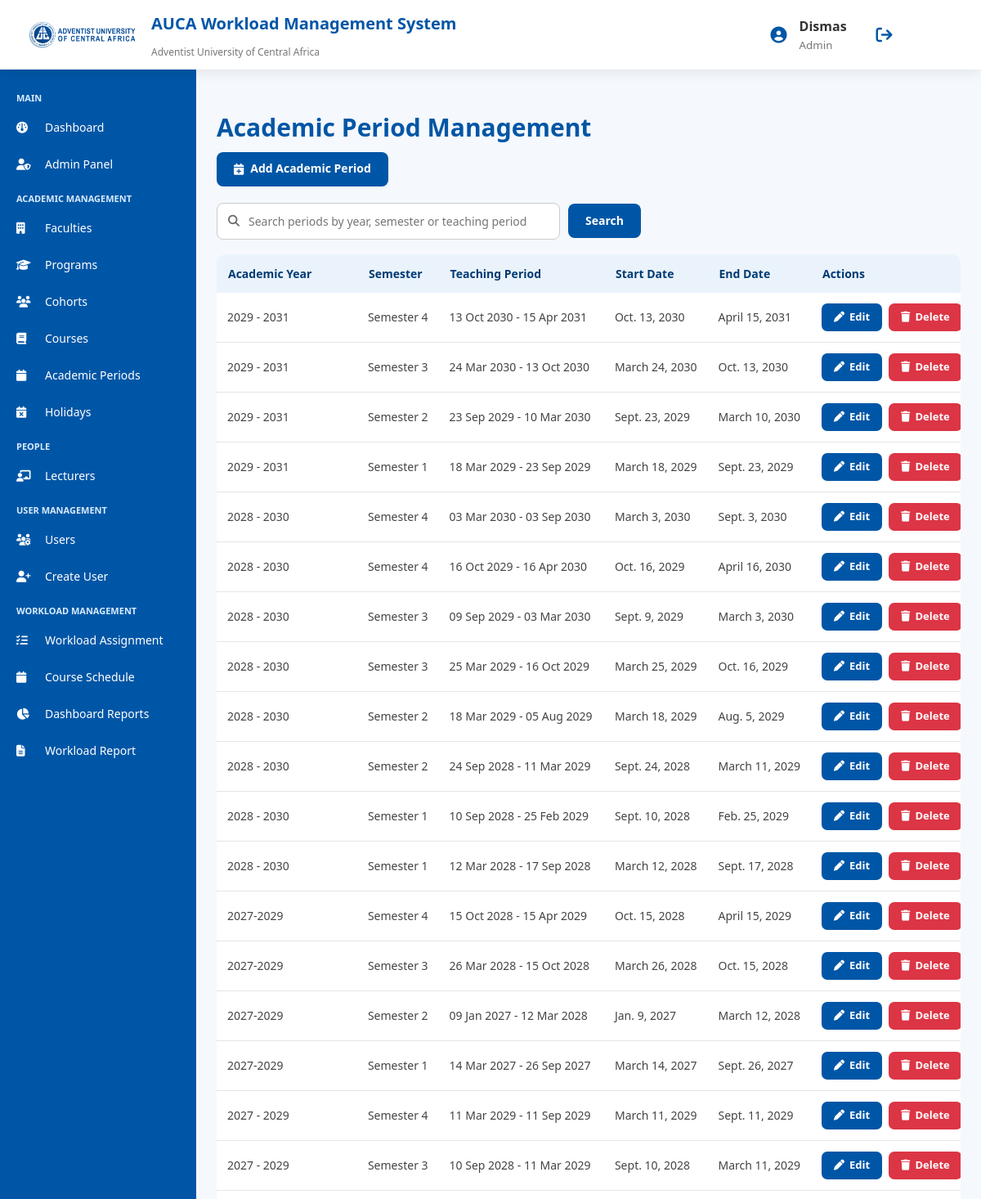
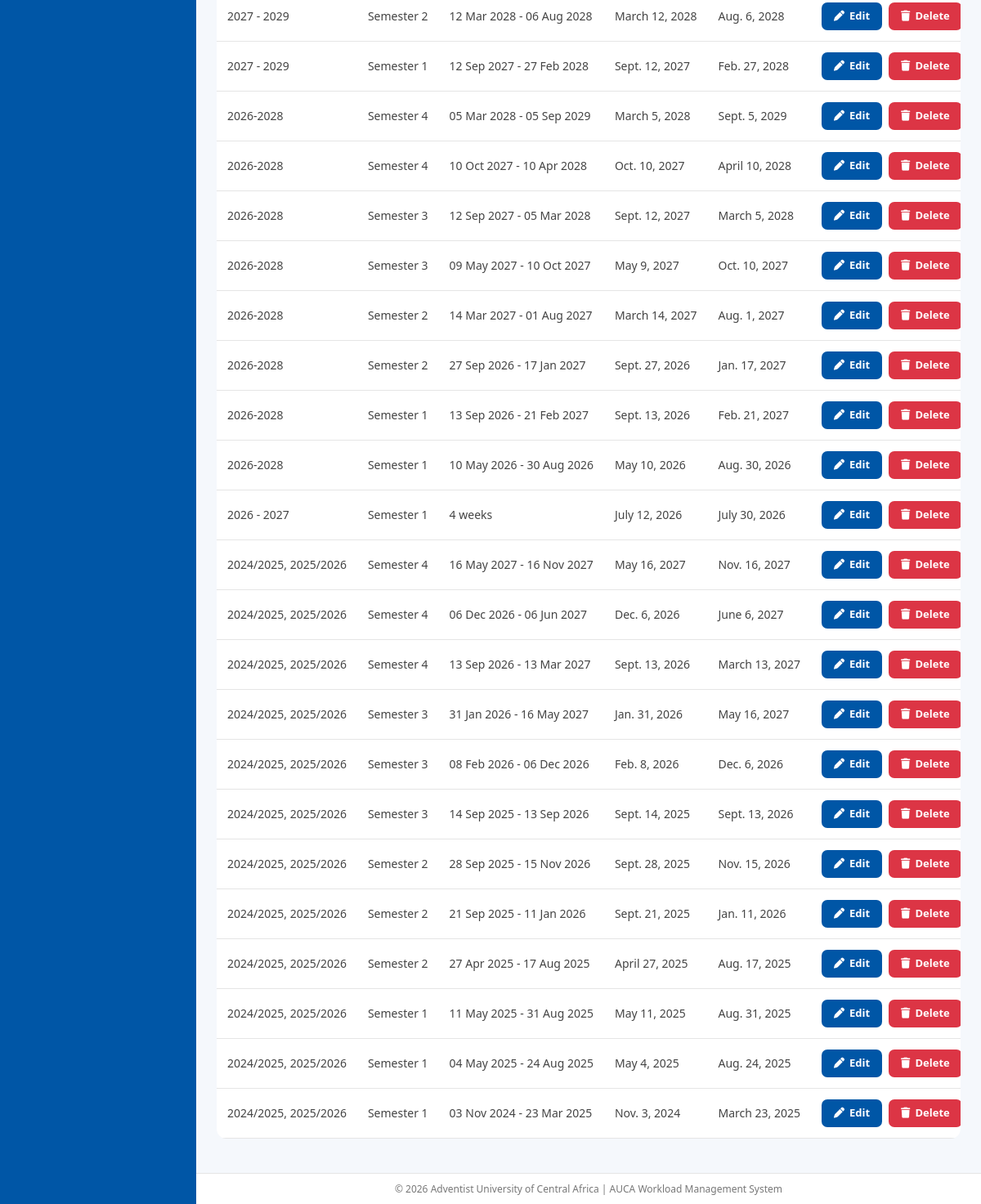
Screenshot of /academics/academic-periods/ (signed in) with the database file from the repository (2 pictures, top to bottom).
### accounts/models.py (models this page shows, shortened)
class User(AbstractUser):
    ROLE_CHOICES = [
        ('admin', 'Admin'),
        ('lecturer', 'Lecturer'),
        ('representative', 'Class Representative'),
    ]
    role = models.CharField(
        max_length=20,
        choices=ROLE_CHOICES,
        default='lecturer'
    )

### academics/models.py (models this page shows, shortened)
class AcademicPeriod(models.Model):
    cohort = models.ForeignKey(
        "academics.Cohort",
        on_delete=models.CASCADE,
        null=True,
        blank=True,
        related_name="academic_periods"
    )
    SEMESTER_CHOICES = [
        ("Semester 1", "Semester 1"),
        ("Semester 2", "Semester 2"),
        ("Semester 3", "Semester 3"),
        ("Semester 4", "Semester 4"),
    ]
    academic_year = models.CharField(
        max_length=20
    )
    semester = models.CharField(
        max_length=20,
        choices=SEMESTER_CHOICES
    )
    teaching_period = models.CharField(
        max_length=100
    )
    start_date = models.DateField()
    end_date = models.DateField()
    class Meta:
        ordering = [
            "-academic_year"
        ]
        unique_together = [
            (
                "academic_year",
                "semester",
                "cohort"
            )
        ]

### academics/views.py (the view)
@login_required
@admin_required
def academic_period_list(request):
    return searchable_list(
        request,
        AcademicPeriod.objects.all(),
        PERIOD_SEARCH_FIELDS,
        "academics/academic_periods.html",
        "periods",
        "Search periods by year, semester or teaching period"
    )

### academics/views.py (called while the page is built)
def searchable_list(request, queryset, fields, template, key, placeholder):
    context = search_context(
        request,
        placeholder=placeholder
    )
    filtered = search(
        queryset,
        context["search_query"],
        fields
    )
    context.update({
        key: filtered,
        "total_count": queryset.count(),
        "result_count": filtered.count(),
    })
    return render(
        request,
        template,
        context
    )

### common/search.py (called while the page is built, shortened)
def get_query(request, param="q"):
    return (request.GET.get(param) or "").strip()

def search(queryset, query, fields):
    if not query or not fields:
        return queryset

def search_context(request, param="q", placeholder="Search..."):
    query = get_query(request, param)
    return {
        "search_query": query,
        "search_param": param,
        "search_placeholder": placeholder,
        "is_searching": bool(query),
    }

### templates/academics/academic_periods.html (shortened to what this page needs)
{% extends 'base.html' %}
{% block content %}
<h2 class="page-title">
Academic Period Management
</h2>
<a href="{% url 'academics:academic_period_create' %}"
class="admin-dashboard-btn">
<i class="fa fa-calendar-plus"></i>
Add Academic Period
</a>
{% include "partials/search_box.html" %}
<div class="table-scroll">
<table class="modern-table">
<tr>
<th>
Academic Year
</th>
<th>
Semester
</th>
<th>
Teaching Period
</th>
<th>
Start Date
</th>
<th>
End Date
</th>
<th>
Actions
</th>
</tr>
{% for period in periods %}
<tr>
<td>
{{ period.academic_year }}
</td>
<td>
{{ period.semester }}
</td>
<td>
{{ period.teaching_period }}
</td>
<td>
{{ period.start_date }}
</td>
<td>
{{ period.end_date }}
</td>
<td>
<div class="table-actions">
<a href="{% url 'academics:academic_period_update' period.id %}"
class="edit-btn">
<i class="fa-solid fa-pen"></i>
Edit
</a>
<a href="{% url 'academics:academic_period_delete' period.id %}"
class="delete-link">
<i class="fa-solid fa-trash"></i>
Delete
</a>
</div>
</td>
</tr>
{% endfor %}
</table>
</div>
{% endblock %}

### templates/base.html (shortened to what this page needs)
{% load static %}
<!DOCTYPE html>
<html lang="en">
<head>
<link rel="stylesheet"
href="https://cdnjs.cloudflare.com/ajax/libs/font-awesome/6.5.0/css/all.min.css">
<link rel="stylesheet"
href="{% static 'css/style.css' %}">
</head>
<body>
<header class="top-header">
<div class="brand">
<img src="{% static 'images/AUCA Logo.png' %}" alt="AUCA Logo">
<div class="system-title">
<h1>AUCA Workload Management System</h1>
<p>Adventist University of Central Africa</p>
</div>
</div>
<div class="user-area">
<i class="fa-solid fa-circle-user"></i>
<div>
<strong>
{% if user.is_authenticated %}
{{ user.username }}
{% else %}
Guest
{% endif %}
</strong>
<br>
<small>
{% if user.is_authenticated %}
{{ user.role|title }}
{% else %}
System User
{% endif %}
</small>
</div>
{% if user.is_authenticated %}
<a href="{% url 'accounts:logout' %}" class="logout-btn">
<i class="fa fa-sign-out"></i>
</a>
{% endif %}
</div>
</header>
<aside class="sidebar">
<div class="menu-title">MAIN</div>
{% if user.is_superuser or user.role == "admin" %}
<a href="{% url 'admin_dashboard' %}">
<i class="fa fa-dashboard"></i>
Dashboard
</a>
<a href="{% url 'admin:index' %}">
<i class="fa fa-user-shield"></i>
Admin Panel
</a>
<div class="menu-title">ACADEMIC MANAGEMENT</div>
<a href="{% url 'academics:faculty_list' %}">
<i class="fa fa-building"></i>
Faculties
</a>
<a href="{% url 'academics:program_list' %}">
<i class="fa fa-graduation-cap"></i>
Programs
</a>
<a href="{% url 'academics:cohort_list' %}">
<i class="fa fa-users"></i>
Cohorts
</a>
<a href="{% url 'academics:course_list' %}">
<i class="fa fa-book"></i>
Courses
</a>
<a href="{% url 'academics:academic_period_list' %}">
<i class="fa fa-calendar"></i>
Academic Periods
</a>
<a href="{% url 'academics:holiday_list' %}">
<i class="fa fa-calendar-xmark"></i>
Holidays
</a>
<div class="menu-title">PEOPLE</div>
<a href="{% url 'academics:lecturer_list' %}">
<i class="fa fa-chalkboard-user"></i>
Lecturers
</a>
<div class="menu-title">USER MANAGEMENT</div>
<a href="{% url 'accounts:user_list' %}">
<i class="fa fa-users-cog"></i>
Users
</a>
<a href="{% url 'accounts:create_user' %}">
<i class="fa fa-user-plus"></i>
Create User
</a>
<div class="menu-title">WORKLOAD MANAGEMENT</div>
<a href="{% url 'workload:assignment' %}">
<i class="fa fa-list-check"></i>
Workload Assignment
</a>
<a href="{% url 'workload:master_calendar' %}">
<i class="fa fa-calendar"></i>
Course Schedule
</a>
<a href="{% url 'reports' %}">
<i class="fa fa-chart-pie"></i>
Dashboard Reports
</a>
<a href="{% url 'reports:workload_report' %}">
<i class="fa fa-file-lines"></i>
Workload Report
</a>
{% endif %}
</aside>
<main class="content">
{% block content %}
{% endblock %}
</main>
<footer class="footer">
    © <span id="current-year"></span> Adventist University of Central Africa |
    AUCA Workload Management System
</footer>
</body>
</html>

### rows the page displays
User: username "Dismas", role "Admin"
AcademicPeriod: academic_year "2029 - 2031", semester "Semester 4", teaching_period "13 Oct 2030 - 15 Apr 2031", start_date "Oct. 13, 2030", end_date "April 15, 2031"
AcademicPeriod: academic_year "2029 - 2031", semester "Semester 3", teaching_period "24 Mar 2030 - 13 Oct 2030", start_date "March 24, 2030", end_date "Oct. 13, 2030"
AcademicPeriod: academic_year "2029 - 2031", semester "Semester 2", teaching_period "23 Sep 2029 - 10 Mar 2030", start_date "Sept. 23, 2029", end_date "March 10, 2030"
AcademicPeriod: academic_year "2029 - 2031", semester "Semester 1", teaching_period "18 Mar 2029 - 23 Sep 2029", start_date "March 18, 2029", end_date "Sept. 23, 2029"
AcademicPeriod: academic_year "2028 - 2030", semester "Semester 4", teaching_period "03 Mar 2030 - 03 Sep 2030", start_date "March 3, 2030", end_date "Sept. 3, 2030"
AcademicPeriod: academic_year "2028 - 2030", semester "Semester 4", teaching_period "16 Oct 2029 - 16 Apr 2030", start_date "Oct. 16, 2029", end_date "April 16, 2030"
AcademicPeriod: academic_year "2028 - 2030", semester "Semester 3", teaching_period "09 Sep 2029 - 03 Mar 2030", start_date "Sept. 9, 2029", end_date "March 3, 2030"
AcademicPeriod: academic_year "2028 - 2030", semester "Semester 3", teaching_period "25 Mar 2029 - 16 Oct 2029", start_date "March 25, 2029", end_date "Oct. 16, 2029"
AcademicPeriod: academic_year "2028 - 2030", semester "Semester 2", teaching_period "18 Mar 2029 - 05 Aug 2029", start_date "March 18, 2029", end_date "Aug. 5, 2029"
AcademicPeriod: academic_year "2028 - 2030", semester "Semester 2", teaching_period "24 Sep 2028 - 11 Mar 2029", start_date "Sept. 24, 2028", end_date "March 11, 2029"
AcademicPeriod: academic_year "2028 - 2030", semester "Semester 1", teaching_period "10 Sep 2028 - 25 Feb 2029", start_date "Sept. 10, 2028", end_date "Feb. 25, 2029"
AcademicPeriod: academic_year "2028 - 2030", semester "Semester 1", teaching_period "12 Mar 2028 - 17 Sep 2028", start_date "March 12, 2028", end_date "Sept. 17, 2028"
AcademicPeriod: academic_year "2027-2029", semester "Semester 4", teaching_period "15 Oct 2028 - 15 Apr 2029", start_date "Oct. 15, 2028", end_date "April 15, 2029"
AcademicPeriod: academic_year "2027-2029", semester "Semester 3", teaching_period "26 Mar 2028 - 15 Oct 2028", start_date "March 26, 2028", end_date "Oct. 15, 2028"
AcademicPeriod: academic_year "2027-2029", semester "Semester 2", teaching_period "09 Jan 2027 - 12 Mar 2028", start_date "Jan. 9, 2027", end_date "March 12, 2028"
AcademicPeriod: academic_year "2027-2029", semester "Semester 1", teaching_period "14 Mar 2027 - 26 Sep 2027", start_date "March 14, 2027", end_date "Sept. 26, 2027"
AcademicPeriod: academic_year "2027 - 2029", semester "Semester 4", teaching_period "11 Mar 2029 - 11 Sep 2029", start_date "March 11, 2029", end_date "Sept. 11, 2029"
AcademicPeriod: academic_year "2027 - 2029", semester "Semester 3", teaching_period "10 Sep 2028 - 11 Mar 2029", start_date "Sept. 10, 2028", end_date "March 11, 2029"
AcademicPeriod: academic_year "2027 - 2029", semester "Semester 2", teaching_period "12 Mar 2028 - 06 Aug 2028", start_date "March 12, 2028", end_date "Aug. 6, 2028"
AcademicPeriod: academic_year "2027 - 2029", semester "Semester 1", teaching_period "12 Sep 2027 - 27 Feb 2028", start_date "Sept. 12, 2027", end_date "Feb. 27, 2028"
AcademicPeriod: academic_year "2026-2028", semester "Semester 4", teaching_period "05 Mar 2028 - 05 Sep 2029", start_date "March 5, 2028", end_date "Sept. 5, 2029"
AcademicPeriod: academic_year "2026-2028", semester "Semester 4", teaching_period "10 Oct 2027 - 10 Apr 2028", start_date "Oct. 10, 2027", end_date "April 10, 2028"
AcademicPeriod: academic_year "2026-2028", semester "Semester 3", teaching_period "12 Sep 2027 - 05 Mar 2028", start_date "Sept. 12, 2027", end_date "March 5, 2028"
AcademicPeriod: academic_year "2026-2028", semester "Semester 3", teaching_period "09 May 2027 - 10 Oct 2027", start_date "May 9, 2027", end_date "Oct. 10, 2027"
AcademicPeriod: academic_year "2026-2028", semester "Semester 2", teaching_period "14 Mar 2027 - 01 Aug 2027", start_date "March 14, 2027", end_date "Aug. 1, 2027"
AcademicPeriod: academic_year "2026-2028", semester "Semester 2", teaching_period "27 Sep 2026 - 17 Jan 2027", start_date "Sept. 27, 2026", end_date "Jan. 17, 2027"
AcademicPeriod: academic_year "2026-2028", semester "Semester 1", teaching_period "13 Sep 2026 - 21 Feb 2027", start_date "Sept. 13, 2026", end_date "Feb. 21, 2027"
AcademicPeriod: academic_year "2026-2028", semester "Semester 1", teaching_period "10 May 2026 - 30 Aug 2026", start_date "May 10, 2026", end_date "Aug. 30, 2026"
AcademicPeriod: academic_year "2026 - 2027", semester "Semester 1", teaching_period "4 weeks", start_date "July 12, 2026", end_date "July 30, 2026"
AcademicPeriod: academic_year "2024/2025, 2025/2026", semester "Semester 4", teaching_period "16 May 2027 - 16 Nov 2027", start_date "May 16, 2027", end_date "Nov. 16, 2027"
AcademicPeriod: academic_year "2024/2025, 2025/2026", semester "Semester 4", teaching_period "06 Dec 2026 - 06 Jun 2027", start_date "Dec. 6, 2026", end_date "June 6, 2027"
AcademicPeriod: academic_year "2024/2025, 2025/2026", semester "Semester 4", teaching_period "13 Sep 2026 - 13 Mar 2027", start_date "Sept. 13, 2026", end_date "March 13, 2027"
AcademicPeriod: academic_year "2024/2025, 2025/2026", semester "Semester 3", teaching_period "31 Jan 2026 - 16 May 2027", start_date "Jan. 31, 2026", end_date "May 16, 2027"
AcademicPeriod: academic_year "2024/2025, 2025/2026", semester "Semester 3", teaching_period "08 Feb 2026 - 06 Dec 2026", start_date "Feb. 8, 2026", end_date "Dec. 6, 2026"
AcademicPeriod: academic_year "2024/2025, 2025/2026", semester "Semester 3", teaching_period "14 Sep 2025 - 13 Sep 2026", start_date "Sept. 14, 2025", end_date "Sept. 13, 2026"
AcademicPeriod: academic_year "2024/2025, 2025/2026", semester "Semester 2", teaching_period "28 Sep 2025 - 15 Nov 2026", start_date "Sept. 28, 2025", end_date "Nov. 15, 2026"
AcademicPeriod: academic_year "2024/2025, 2025/2026", semester "Semester 2", teaching_period "21 Sep 2025 - 11 Jan 2026", start_date "Sept. 21, 2025", end_date "Jan. 11, 2026"
AcademicPeriod: academic_year "2024/2025, 2025/2026", semester "Semester 2", teaching_period "27 Apr 2025 - 17 Aug 2025", start_date "April 27, 2025", end_date "Aug. 17, 2025"
AcademicPeriod: academic_year "2024/2025, 2025/2026", semester "Semester 1", teaching_period "11 May 2025 - 31 Aug 2025", start_date "May 11, 2025", end_date "Aug. 31, 2025"
AcademicPeriod: academic_year "2024/2025, 2025/2026", semester "Semester 1", teaching_period "04 May 2025 - 24 Aug 2025", start_date "May 4, 2025", end_date "Aug. 24, 2025"
AcademicPeriod: academic_year "2024/2025, 2025/2026", semester "Semester 1", teaching_period "03 Nov 2024 - 23 Mar 2025", start_date "Nov. 3, 2024", end_date "March 23, 2025"
